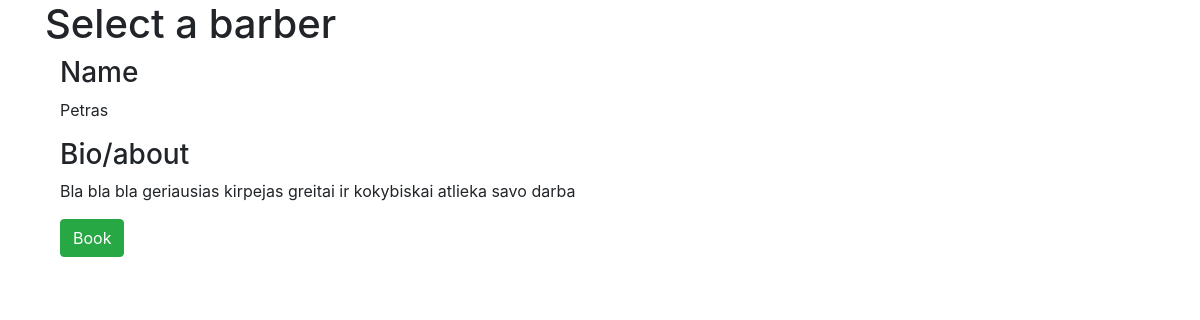
Page /views/select_barber.php on the earlier database version.
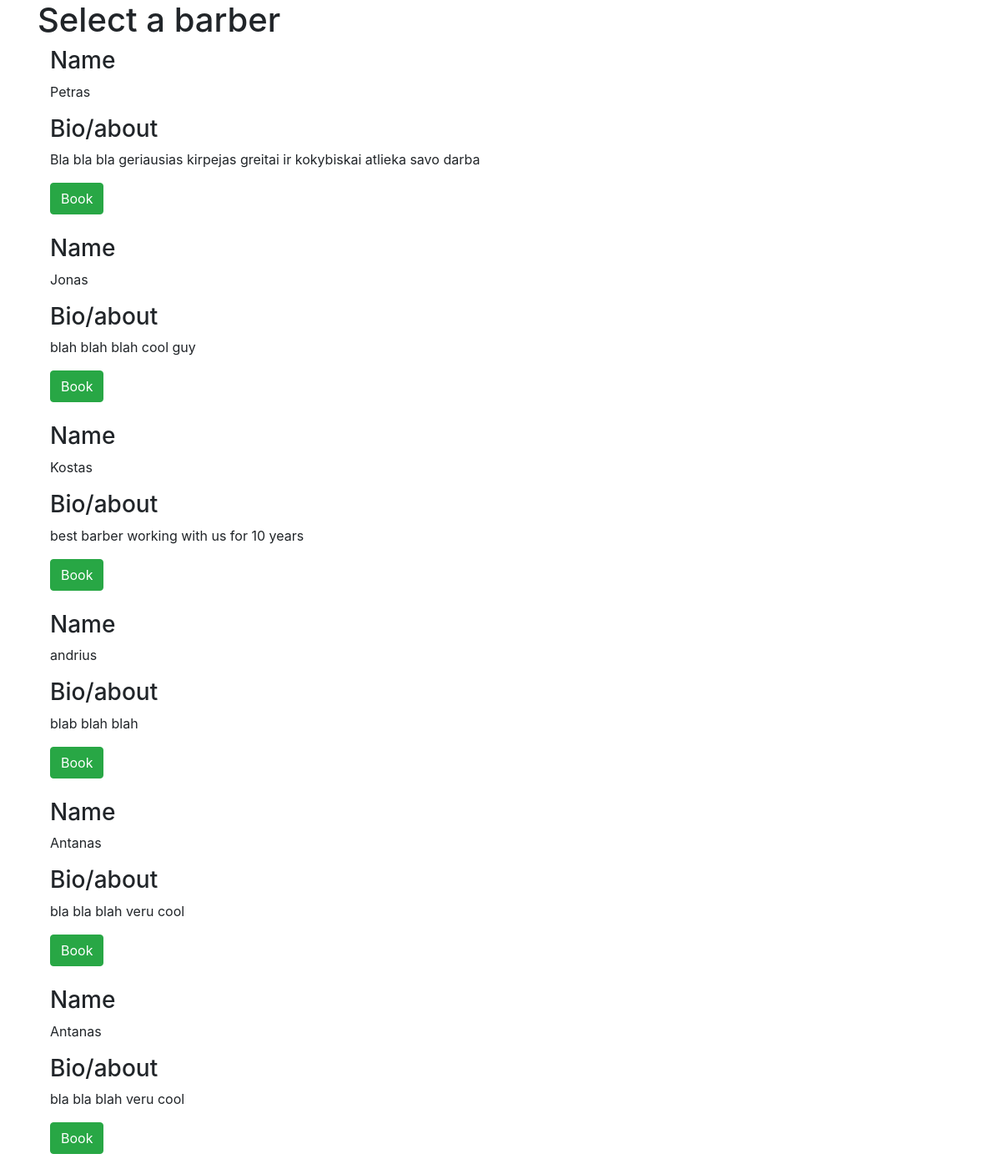
Same page on the later database version.
### tables this page shows
CREATE TABLE `barbers` (
  `id` int(11) NOT NULL,
  `name` varchar(255) NOT NULL,
  `bio` text NOT NULL
);

### API/barbers.php (called while the page is built, shortened)
<?php
    class Barber {
        public static function getAllBarbers(){
            global $conn;
            $query = "SELECT * FROM barbers";
            $results = mysqli_query($conn, $query);
            $barbers = mysqli_fetch_all($results, MYSQLI_ASSOC);
            return $barbers;
        }
    }
?>

### views/select_barber.php (the view, shortened to what this page needs)
<?php
    require("../config/db_config.php");
    require("../API/barbers.php");
    $barbers = new Barber;
    $barbers = $barbers -> getAllBarbers();
?>
<!DOCTYPE html>
<html>
    <head>
        <link rel="stylesheet" href="https://stackpath.bootstrapcdn.com/bootstrap/4.3.1/css/bootstrap.min.css">
    </head>
    <body>
    <div class="container">
        <h1>Select a barber</h1>
            <?php foreach($barbers as $barber): ;?>
                <div class="col align-self-center">
                    <h3>Name</h3>
                    <p><?php echo $barber["name"]; ?></p>
                    <h3>Bio/about</h3>
                    <p><?php echo $barber["bio"]; ?></p>
                    <a class="btn btn-success" href="<?php echo ROOT_URL; ?>views/select_date.php?barber_id=<?php echo $barber["id"];?>">Book</a>
                    <br>
                    <br>
                </div>
            <?php endforeach; ?>
    </div>
    </body>
</html>

Differences in the rows shown:
added barbers: name "Jonas", bio "blah blah blah cool guy"
added barbers: name "Kostas", bio "best barber working with us for 10 years"
added barbers: name "andrius", bio "blab blah blah"
added barbers: name "Antanas", bio "bla bla blah veru cool"
added barbers: name "Antanas", bio "bla bla blah veru cool"
